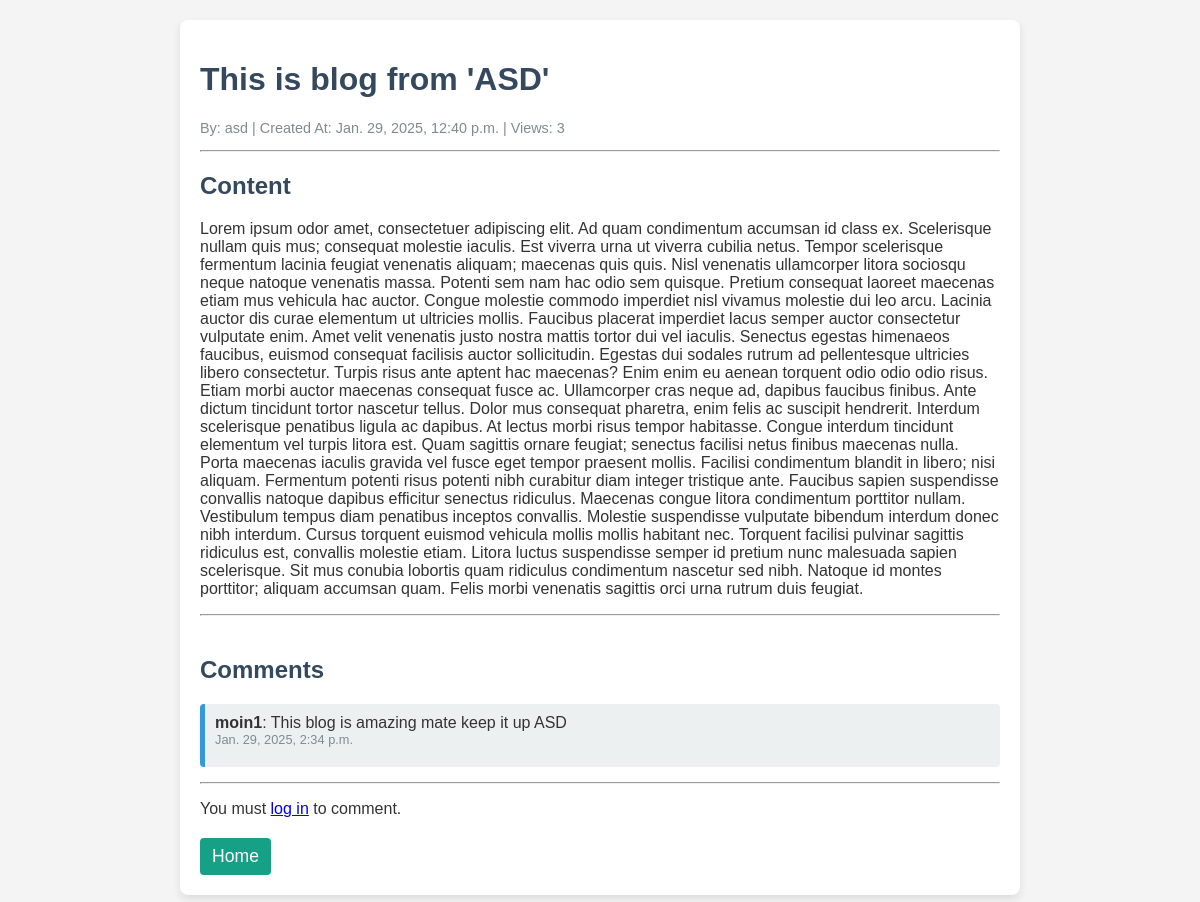
The app's page /5/ with its own data.
### blog_app/models.py (models this page shows)
class Blog(models.Model):
    title = models.CharField(max_length=255)
    content = models.TextField()
    blog_pic = models.ImageField(upload_to='blog_pics/', blank=True, null=True)
    author = models.ForeignKey(
        settings.AUTH_USER_MODEL,  # Use AUTH_USER_MODEL
        on_delete=models.CASCADE,
        related_name='blogs'
    )
    created_at = models.DateTimeField(auto_now_add=True)
    updated_at = models.DateTimeField(auto_now=True)
    views = models.IntegerField(default=0)
    likes = models.ManyToManyField(
        settings.AUTH_USER_MODEL,  # Use AUTH_USER_MODEL
        related_name='liked_blogs',
        blank=True
    )

class Comment(models.Model):
    blog = models.ForeignKey(Blog, on_delete=models.CASCADE, related_name='comments')
    author = models.ForeignKey(
        settings.AUTH_USER_MODEL,  # Use AUTH_USER_MODEL
        on_delete=models.CASCADE
    )
    text = models.TextField()
    created_at = models.DateTimeField(auto_now_add=True)
    updated_at = models.DateTimeField(auto_now=True)

### user/models.py (models this page shows)
class CustomUser(AbstractUser):
    phone = models.CharField(max_length=15, blank=True, null=True)
    profile_picture = models.ImageField(upload_to='profile_pics/', blank=True, null=True)

### blog_app/views.py (the view)
# urls.py: path('<int:blog_id>/', views.blog_detail, name='blog_detail'),
def blog_detail(request, blog_id):
    blog = get_object_or_404(Blog, id=blog_id)
    if not request.session.get(f'viewed_blog_{blog.id}', False):
        blog.views += 1
        blog.save()
        request.session[f'viewed_blog_{blog.id}'] = True  # Store in session to avoid multiple views in the same session
    comments = blog.comments.all()
    return render(request, 'blog_app/blog_detail.html', {'blog': blog, 'comments': comments})

### blog_app/templates/blog_app/blog_detail.html (shortened to what this page needs)
<!DOCTYPE html>
<html lang="en">
<head>
</head>
<body>
    <div class="blog-details">
        <h1>{{ blog.title }}</h1>
        <p class="meta">By: {{ blog.author.username }} | Created At: {{ blog.created_at }} | Views: {{ blog.views }}</p>
        <hr>
        <h2>Content</h2>
        <p>{{ blog.content }}</p>
        <hr>
        <div class="comment-section">
            <h2>Comments</h2>
            {% for comment in comments %}
            <div class="comment">
                <p><strong>{{ comment.author.username }}</strong>: {{ comment.text }}</p>
                <small>{{ comment.created_at }}</small>
            </div>
            <hr>
            {% empty %}
                <p>No comments yet. Be the first to comment!</p>
            {% endfor %}
            {% if user.is_authenticated %}
                <form method="post" action="{% url 'create_comment' blog.id %}">
                    {% csrf_token %}
                    <textarea name="comment" placeholder="Write your comment here" rows="4"></textarea><br>
                    <button type="submit">Post Comment</button>
                </form>
            {% else %}
                <div class="login-message">
                    <p>You must <a href="{% url 'login' %}">log in</a> to comment.</p>
                </div>
            {% endif %}
        </div>
        <div class="home-button">
            <a href="{% url 'home_view' %}" class="btn">Home</a>
        </div>
    </div>
</body>
</html>

### blog_app/templates/blog_app/blog_detail.html (style rules this page uses)
body { font-family: Arial, sans-serif; background-color: #f4f4f4; margin: 0; padding: 0; color: #333; }
h1, h2 { color: #34495e; }
.blog-details { max-width: 800px; margin: 20px auto; padding: 20px; background-color: #fff; border-radius: 8px; box-shadow: 0 4px 8px rgba(0, 0, 0, 0.1); }
.meta { color: #7f8c8d; font-size: 0.9em; }
.comment-section { margin-top: 40px; }
.comment { padding: 10px; margin-bottom: 15px; background-color: #ecf0f1; border-left: 5px solid #3498db; border-radius: 4px; position: relative; }
.comment p { margin: 0; }
.comment small { display: block; color: #7f8c8d; font-size: 0.8em; }
form button, .btn { background-color: #3498db; color: white; padding: 8px 12px; border: none; border-radius: 4px; cursor: pointer; font-size: 0.9em; text-decoration: none; display: inline-block; transition: background 0.3s ease; }
.home-button { margin-top: 20px; }
.home-button .btn { background-color: #16a085; font-size: 1.1em; }

### records on screen
Blog: title "This is blog from 'ASD'", author.username "asd", created_at "Jan. 29, 2025, 12:40 p.m.", views "3", content "Lorem ipsum odor amet, consectetuer adipiscing elit. Ad quam condimentum accumsan id class ex. Scelerisque nullam quis mus; consequat molestie iaculis. Est viverra urna ut viverra cubilia netus. Tempor scelerisque fermentum lacinia feugiat venenatis aliquam; maecenas quis quis. Nisl venenatis ullamcorper litora sociosqu neque natoque venenatis massa. Potenti sem nam hac odio sem quisque. Pretium consequat laoreet maecenas etiam mus vehicula hac auctor. Congue molestie commodo imperdiet nisl vivamus molestie dui leo arcu. Lacinia auctor dis curae elementum ut ultricies mollis. Faucibus placerat imperdiet lacus semper auctor consectetur vulputate enim. Amet velit venenatis justo nostra mattis…"
Comment: author.username "moin1", text "This blog is amazing mate keep it up ASD", created_at "Jan. 29, 2025, 2:34 p.m."
